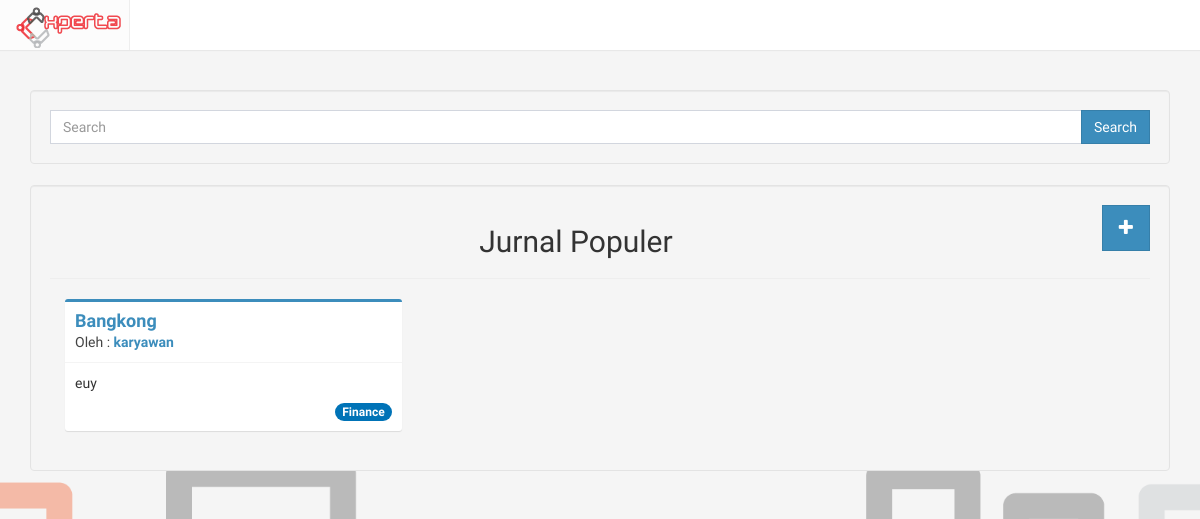
The app's page /index.php/journal, older data.
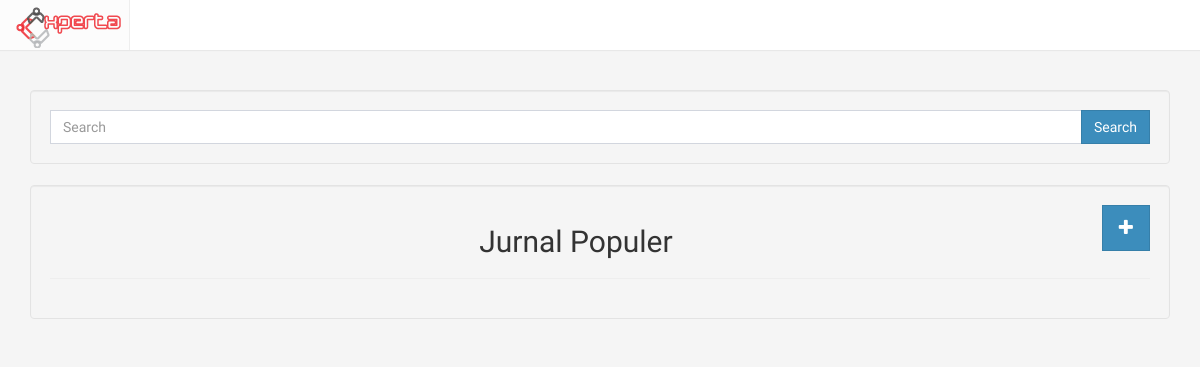
The same page, newer data.
### tables this page shows
CREATE TABLE `journal` (
  `id_journal` int(11) NOT NULL,
  `id_user` int(11) NOT NULL,
  `id_directorate` int(11) NOT NULL,
  `title` varchar(100) NOT NULL,
  `description` text NOT NULL,
  `file` varchar(500) NOT NULL,
  `views` int(11) NOT NULL DEFAULT '0',
  `created_at` timestamp NOT NULL DEFAULT CURRENT_TIMESTAMP,
  `status` int(11) NOT NULL DEFAULT '0',
  `keterangan` text NOT NULL
);

CREATE TABLE `user` (
  `id_user` int(11) NOT NULL,
  `username` varchar(100) NOT NULL,
  `email` varchar(100) NOT NULL,
  `password` varchar(100) NOT NULL,
  `id_level` int(11) NOT NULL,
  `registered_at` timestamp NOT NULL DEFAULT CURRENT_TIMESTAMP ON UPDATE CURRENT_TIMESTAMP,
  `stat` int(11) NOT NULL DEFAULT '1'
);

CREATE TABLE `directorate` (
  `id_directorate` int(11) NOT NULL,
  `id_scope` int(11) NOT NULL,
  `directorate_name` varchar(100) NOT NULL
);

### application/controllers/Journal.php (called while the page is built, shortened)
<?php
class Journal extends CI_Controller
{
	function __construct(){
			$this->load->model("Journal_model");
		}
	public function index(){
		$data['title'] = "Journal";
		$data['listjournal'] = $this->Journal_model->listjournal();
		$this->load->view('journal/journal', $data);
	}
}

### index.php (called while the page is built, shortened)
<?php
require_once BASEPATH.'core/CodeIgniter.php';

### application/models/Journal_model.php (called while the page is built, shortened)
<?php
class Journal_model extends CI_Model
{
	function listjournal(){
		return $this->db->query(" SELECT *
			FROM journal
			LEFT JOIN directorate ON journal.id_directorate = directorate.id_directorate
			LEFT JOIN user ON journal.id_user = user.id_user
			LEFT JOIN profile ON journal.id_user = profile.id_user
			WHERE status=1
			ORDER BY views
			LIMIT 0,9")->result();
	}
}

### application/views/journal/journal.php (the view, shortened to what this page needs)
<?php include 'application/views/header.php' ?>
		<div class="container">
			<div class="row">
				<div class="col-md-12 isi">
					<div class="col-md-12 well">
					<form action="<?php echo site_url('journal/browse') ?>" method="GET">
						<div class="input-group">
		                    <input type="text" name="q" class="form-control" placeholder="Search" >
		                    <span class="input-group-btn">
		                    	<button class="btn btn-primary btn-flat" type="submit">Search</button>
		                	</span>
		                </div>
					</form>
					</div>
					<div class="col-md-12">
					</div>
					<div  class="col-md-12 well">
						<a href="<?php echo site_url('journal/newpost') ?>" title="New post" class="btn btn-primary btn-lg btn-flat pull-right"><i class="fa fa-plus"></i></a>
						<h2>Jurnal Populer</h2>
						<hr>
						<?php foreach ($listjournal as $journal): ?>
							<?php
								if (empty($journal->fullname)) {
									$journal->fullname = explode('@', $journal->email)[0];
									$link = "";
								}else{
									$link = site_url('profile/'.$journal->id_user);
								}
							?>
								<div class="col-md-4">
									<div class="box box-primary">
										<div class="box-header with-border">
									    	<h3 class="box-title"><strong><a href="<?php echo site_url('journal/view/'.$journal->id_journal) ?>"><?php echo $journal->title; ?></a></strong></h3>
									    	<div class="author">
										    	Oleh :
										    		<a href="<?php echo $link ?>">
										    			<strong><?php echo $journal->fullname ?></strong>
										    		</a>
									    	</div>
									    </div>
									    <div class="box-body">
										    <p><?php echo $journal->description ?></p>
									    	<span class="pull-right badge bg-blue"><?php echo $journal->directorate_name ?></span>
									    </div>
									</div>
								</div>
						<?php endforeach ?>
					</div>
				</div>
			</div>
		</div>
	</body>
</html>

Row changes from the older to the newer data that the page shows:
removed journal: title "Bangkong", id_user.email "karyawan", description "euy", id_directorate.directorate_name "Finance"
